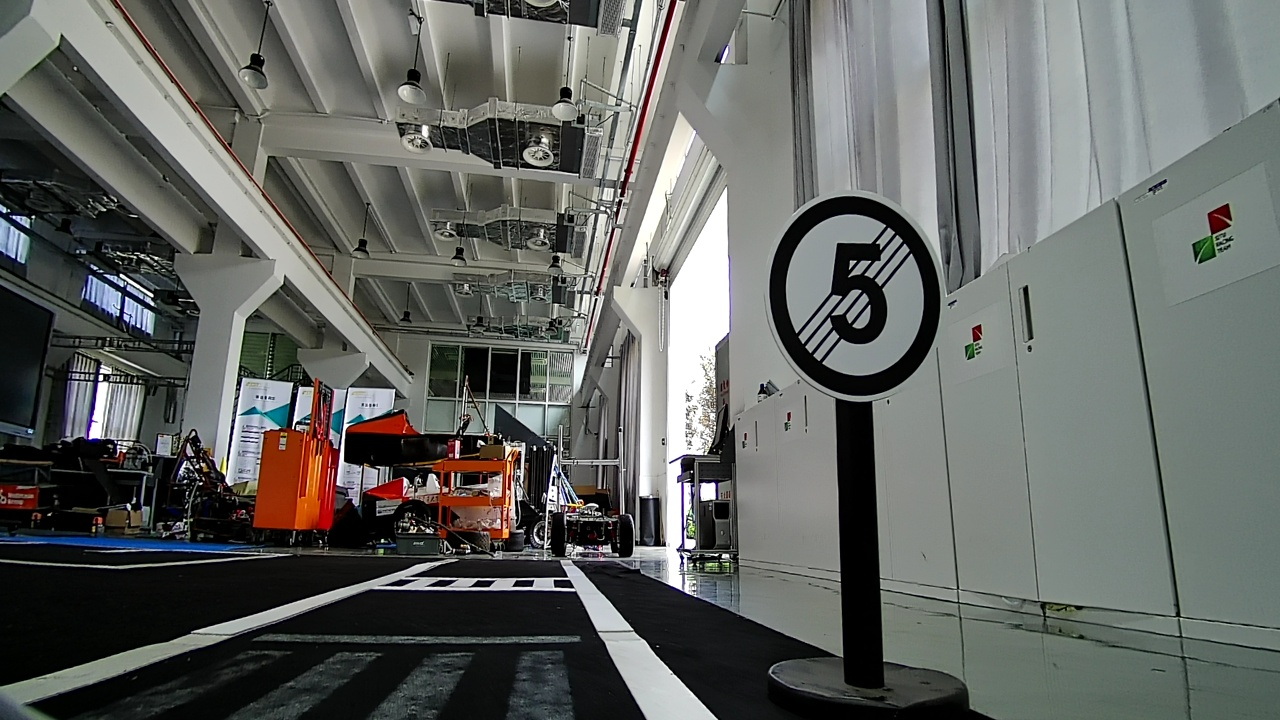
#> input picture opencv_learn/photo/x2996.jpg, 1280 x 720 px
$ python transform_test.py
#> lines starting #> are read from the running program, lines starting #| are printed output that depends on the picture
#!/usr/bin/env python
# -*- coding: utf-8 -*-
"""
-------------------------------------------------

    @   Author  :       pengj
    @   date    :       2020/7/24 17:09
    @   IDE     :       PyCharm
    @   GitHub  :       https://github.com/JackyPJB
    @   Contact :       pengjianbiao@hotmail.com
-------------------------------------------------
    Description :
-------------------------------------------------
"""

__author__ = 'Max_Pengjb'

import numpy as np
import cv2
import os
from matplotlib import pyplot as plt

DEFAULT_PRNG = np.random


# 定义图片转换参数
class TransformParameters:
    def __init__(
            self,
            fill_mode='nearest',
            interpolation='linear',
            cval=0,
            relative_translation=True,
    ):
        self.fill_mode = fill_mode
        self.cval = cval
        self.interpolation = interpolation
        self.relative_translation = relative_translation

    def cvBorderMode(self):
        if self.fill_mode == 'constant':
            return cv2.BORDER_CONSTANT
        if self.fill_mode == 'nearest':
            return cv2.BORDER_REPLICATE
        if self.fill_mode == 'reflect':
            return cv2.BORDER_REFLECT101
        if self.fill_mode == 'wrap':
            return cv2.BORDER_WRAP

    def cvInterpolation(self):
        if self.interpolation == 'nearest':  # 最近邻插值
            return cv2.INTER_NEAREST
        if self.interpolation == 'linear':  # 双线性插值，适合放大图片
            return cv2.INTER_LINEAR
        if self.interpolation == 'cubic':  # 4x4像素邻域的双三次插值，适合放大图片
            return cv2.INTER_CUBIC
        if self.interpolation == 'area':  # 局部像素重采样，适合缩小图片
            return cv2.INTER_AREA
        if self.interpolation == 'lanczos4':
            return cv2.INTER_LANCZOS4  # 8x8像素插值法


# 随机转动一定角度
def random_rotation(min, max, prng=DEFAULT_PRNG):
    angle = prng.uniform(min, max)

    rotation_reslut = np.array([
        [np.cos(angle), -np.sin(angle), 0],
        [np.sin(angle), np.cos(angle), 0],
        [0, 0, 1]
    ])
    return rotation_reslut


# 随机平移
def random_translation(min, max, prng=DEFAULT_PRNG):
    min = np.array(min)
    max = np.array(max)
    assert min.shape == max.shape
    assert len(min.shape) == 1
    translation = prng.uniform(min, max)
    translation_result = np.array([
        [1, 0, translation[0]],
        [0, 1, translation[1]],
        [0, 0, 1]
    ])
    return translation_result


# 随机错切
def random_shear(min, max, prng=DEFAULT_PRNG):
    angle = prng.uniform()
    shear_result = np.array([
        [1, -np.sin(angle), 0],
        [0, np.cos(angle), 0],
        [0, 0, 1]
    ])
    return shear_result


# 随机缩放
def random_scaling(min, max, prng=DEFAULT_PRNG):
    min = np.array(min)
    max = np.array(max)
    assert min.shape == max.shape
    assert len(min.shape) == 1
    factor = prng.uniform(min, max)
    scaling_result = np.array([
        [factor[0], 0, 0],
        [0, factor[1], 0],
        [0, 0, 1]
    ])
    return scaling_result


# 随机翻转
def random_flip(flip_x_chance, flip_y_chance, prng=DEFAULT_PRNG):
    flip_x = prng.uniform(0, 1) < flip_x_chance
    flip_y = prng.uniform(0, 1) < flip_y_chance
    factor = (1 - 2 * flip_x, 1 - 2 * flip_y)
    flip_result = np.array([
        [factor[0], 0, 0],
        [0, factor[1], 0],
        [0, 0, 1]
    ])
    return flip_result


# 对图片进行随机变换，图片增强等操作，在不断的迭代训练中，其实是在变相增加训练集
def random_transform(
        min_rotation=0,
        max_rotation=0,
        min_translation=(0, 0),
        max_translation=(0, 0),
        min_shear=0,
        max_shear=0,
        min_scaling=(1, 1),
        max_scaling=(1, 1),
        flip_x_chance=0,
        flip_y_chance=0,
        prng=DEFAULT_PRNG):
    return np.linalg.multi_dot([
        random_rotation(min_rotation, max_rotation, prng),
        random_translation(min_translation, max_translation, prng),
        random_shear(min_shear, max_shear, prng),
        random_scaling(min_scaling, max_scaling, prng),
        random_flip(flip_x_chance, flip_y_chance, prng)
    ])


# 创建图片变形生成器
def random_transform_generator(prng=None, **kwargs):
    if prng is None:
        prng = np.random.RandomState()
    while True:
        yield random_transform(prng=prng, **kwargs)


# 调整预处理
def adjust_transform_for_image(transform=None, image=None, relative_translation=True, transform_parameters=None):
    height, width, channels = image.shape
    result = transform  # tranform_generator
    if relative_translation:
        result[0:2, 2] *= [width, height]
    result = change_transform_origin(transform, (0.5 * width, 0.5 * height))

    image = apply_transform(transform, image, transform_parameters)
    return image


# 改变变形的中心点
def change_transform_origin(transform, center):
    center = np.array(center)

    return np.linalg.multi_dot([translation(center), transform, translation(-center)])


def translation(translation):
    return np.array([
        [1, 0, translation[0]],  # 0.5width, -0.5width
        [0, 1, translation[1]],  # 0.5height, -0.5height
        [0, 0, 1]
    ])


def apply_transform(matrix, image, params):
    output = cv2.warpAffine(
        image,  # 输入图像
        matrix[:2, :],  # 变换矩阵，为inputArray类型的3x3矩阵
        dsize=(image.shape[1], image.shape[0]),  # 输出图像的大小，尺寸保持不变
        flags=params.cvInterpolation(),  # 插值方法
        borderMode=params.cvBorderMode(),  # 边界像素模式
        borderValue=params.cval,  # 边界填充，默认值为0
    )
    return output


if __name__ == '__main__':
    # 初始化一个图像处理参数对象
    transform_parameters = TransformParameters()
    # 创建一个图片转换迭代器
    # flip = {'flip_x_chance':0.5,'flip_y_chance':0.5}
    transform_generator = random_transform_generator()
    # 迭代
    for i, transform in enumerate(transform_generator):

        # 打开图片
        data_dir = './photo'
        image_name = 'x2996'
        extension = '.jpg'
        path = os.path.join(data_dir, image_name + extension)
        image = cv2.imread(path)
#> image is the input picture: shape (720, 1280, 3); mean B, G, R 98.3, 101.7, 99.1
        # 进行图片变形
        image_transformed = adjust_transform_for_image(transform=transform, image=image,
                                                       transform_parameters=transform_parameters)
#> in apply_transform, `output = cv2.warpAffine( image,`:
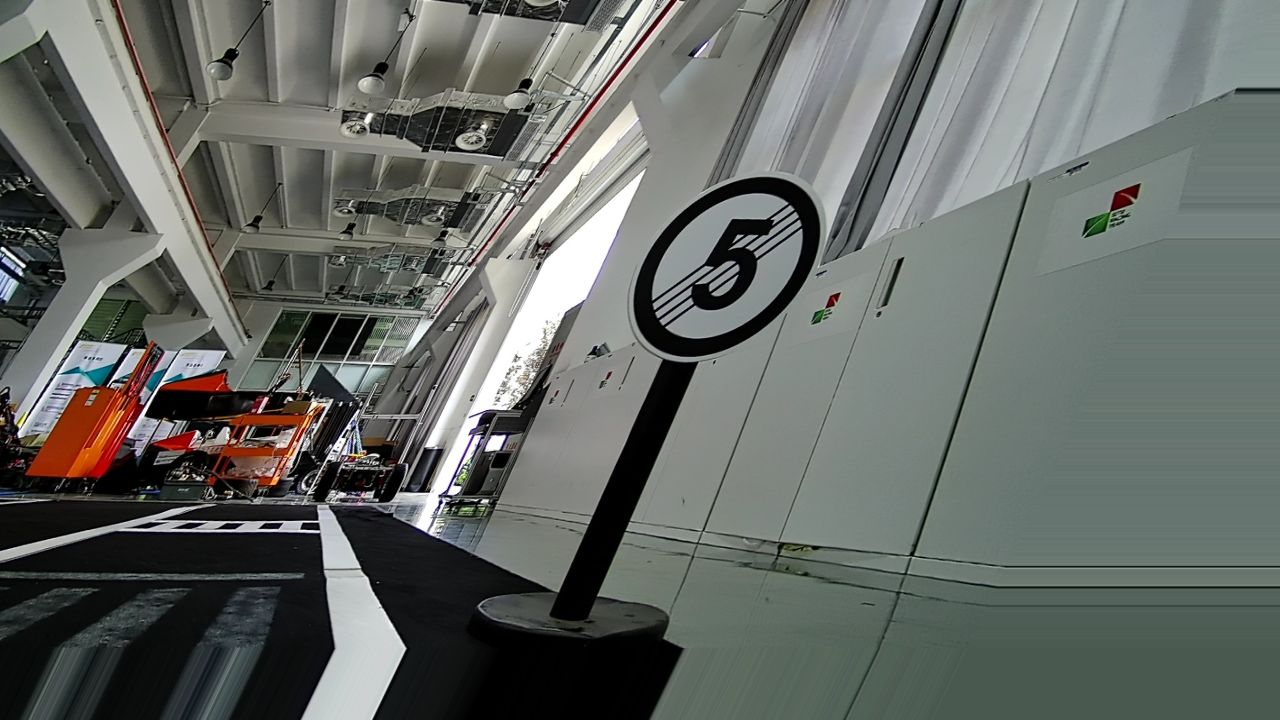
#> output: shape (720, 1280, 3); mean B, G, R 101.7, 105.9, 101.5
        # 将图片转换成RGB图像
        image = cv2.cvtColor(image_transformed, cv2.COLOR_BGR2RGB)
        # 打印图片
        cv2.imshow('image', image)
        cv2.waitKey()
        # 写入图片
        path_write = os.path.join(data_dir, image_name + str(i) + extension)
        cv2.imwrite(path_write, image_transformed)
        i += 1
        if i > 9:
            break
